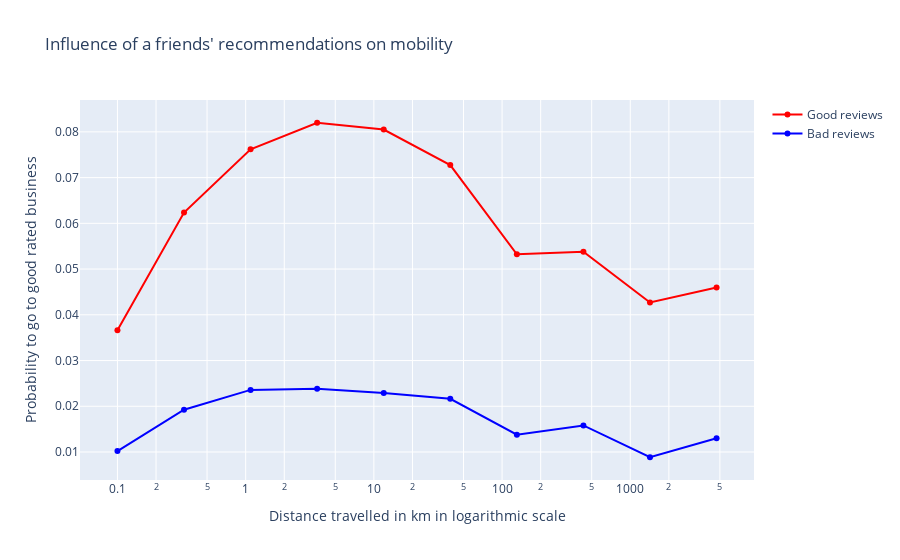

Here is the notebook cell this chart was saved with:
### Code cell
# Initialize figure
fig = go.Figure()

# Add Traces
fig.add_trace(
    go.Scatter(x=mouth_friend['buckets'].values,
               y=mouth_friend['good'].values,
               name="Good reviews",
               line=dict(color="#FF0000")))

fig.add_trace(
    go.Scatter(x=mouth_friend['buckets'].values,
               y=mouth_friend['bad'].values,
               name="Bad reviews",
               line=dict(color="#0000FF")))

# Define axies
fig.update_xaxes(title_text="Distance travelled in km in logarithmic scale", type="log")
fig.update_yaxes(title_text="Probability to go to good rated business") 
# Set title
fig.update_layout(title_text="Influence of a friends' recommendations on mobility")
fig.show()

### Figure 1 — Plotly figure (JSON) as saved in the notebook; plotly's stock layout.template omitted (floating-point values rounded to 4 significant figures)
{"data": [{"line": {"color": "#FF0000"}, "name": "Good reviews", "type": "scatter", "x": [0.1, 0.3305, 1.092, 3.611, 11.94, 39.45, 130.4, 431.0, 1425.0, 4709.0], "y": [0.03661, 0.06236, 0.07618, 0.08199, 0.08051, 0.07273, 0.05324, 0.05381, 0.0427, 0.04596]}, {"line": {"color": "#0000FF"}, "name": "Bad reviews", "type": "scatter", "x": [0.1, 0.3305, 1.092, 3.611, 11.94, 39.45, 130.4, 431.0, 1425.0, 4709.0], "y": [0.0102, 0.01924, 0.02358, 0.02385, 0.02289, 0.02162, 0.01378, 0.0158, 0.008853, 0.013]}], "layout": {"title": {"text": "Influence of a friends' recommendations on mobility"}, "xaxis": {"title": {"text": "Distance travelled in km in logarithmic scale"}, "type": "log"}, "yaxis": {"title": {"text": "Probability to go to good rated business"}}}}
